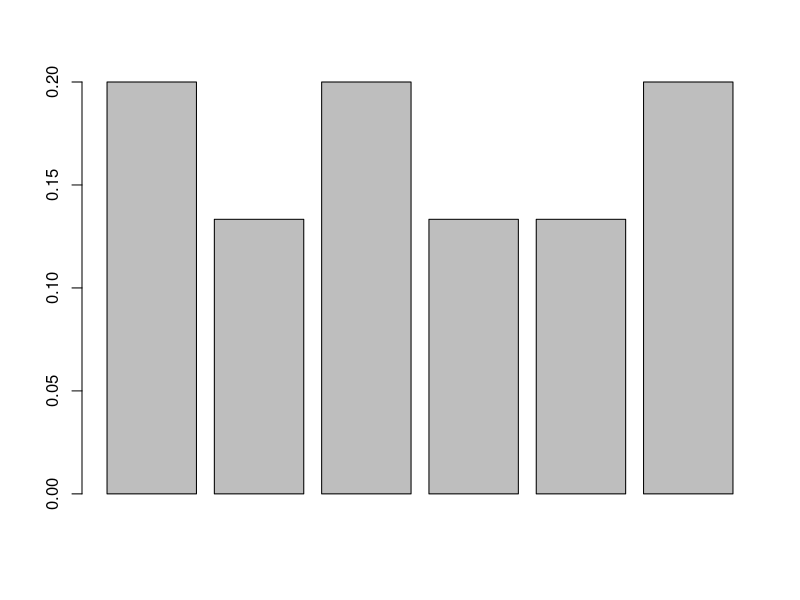

The R source for this figure:
# Implement a R function multinom, which takes as arguments
#   i) a sample matrix (each row being one sample vector)
#   ii) a probability parameter vector p for a multinomial distribution 
#   iii) the number of trials n.
# The function computes and returns:
#   - the expectation value
#   - the population variance/covariance matrix
#   - the sample mean (R functions apply and mean)
#   - the sample covariance matrix (R function cov)
#   - the value of the probability mass function for each sample (Tip: you can use R function dmultinom)

# In addition multinom should show an appropriate bar diagram visualzing p.
# Test your function with 50 random drawings from the multinomial distribution in task 3 (R function rmultinom) 
# and show your obtained results. 

# ** How close are the empirical mean, variance and covariances 
# to the theoretically expected results? 
# Which behavior would you expect, if the number of samples is increased and decreased, 
# respectively? Please discuss.**

# Parameters
#   m: sample matrix
#   p: probability vector
#   n: number of trials
multinom <- function(m, p, n) {
  #   - the expectation value
  ex <- p*n
  print ('=============================')
  print ('Expectation Value')
  print (ex)
  
  #   - the population variance/covariance matrix
  var_m<-n*p*(1-p)
  print ('=============================')
  print ('Population variance')
  print (var_m)
  
  cov_m<-matrix(0,ncol=6,nrow=6)
  for (i in 1:length(p)) {
    for (j in 1:length(p)) {
      #print (-1 * n * i * j)
      cov_m[i,j] <- (-1 * n * p[i] * p[j])
    }
  }
  print ('=============================')
  print ('Population covariance matrix')
  print (cov_m)
  
  #   - the sample mean (R functions apply and mean)
  print ('=============================')
  print ('Sample Mean')
  print (apply(m, 2, mean))
  #apply(m,1,function(x) sum(x*c(1,2,3,4,5,6))/n)
  
  #   - the sample covariance matrix (R function cov)
  print ('=============================')
  print ('Sample Covariance Matrix')
  print (cov(t(m)))
  
  #   - the value of the probability mass function for each sample (Tip: you can use R function dmultinom)
  print ('=============================')
  print ('Value of the probability mass function')
  print (apply(m, 1, function(x) dmultinom(x, prob=p)))
  
  # visualizing p
  barplot(p)
}


# probability vector
p <- c(0.2,0.4/3,0.2,0.4/3,0.4/3,0.2)
# number of trials
n <- 10
# sample matrix - 50 random drawings from the multinomial distribution, transpose the matrix (row=sample vector)
m<-t(rmultinom(50, n, p))

multinom(m,p,n)
